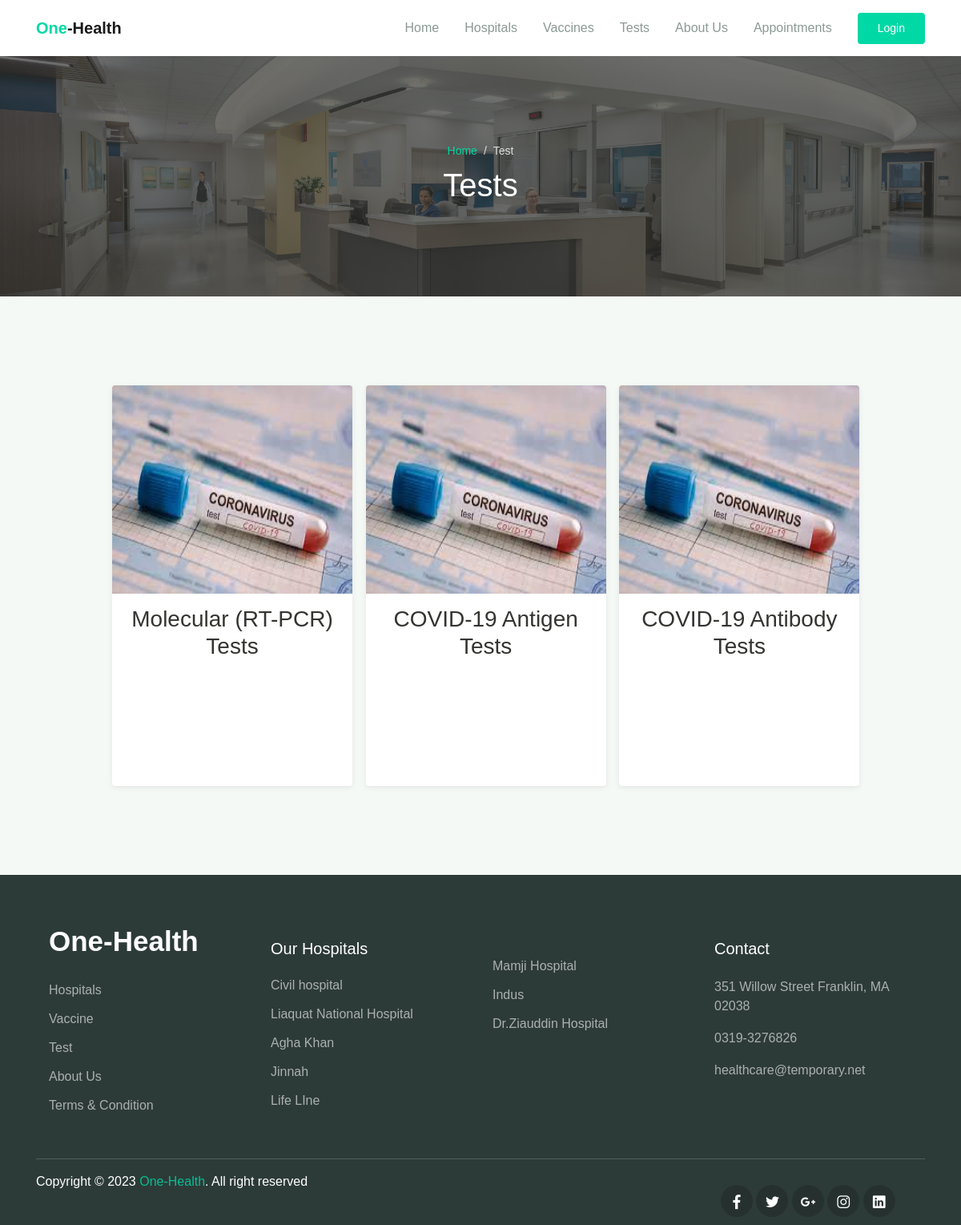
Screenshot of /User/test.php with the database file from the repository.
### tables this page shows
CREATE TABLE `test` (
  `T_id` int(11) NOT NULL,
  `Test_Name` varchar(250) NOT NULL,
  `T_img` int(200) NOT NULL,
  `status` int(11) NOT NULL
);

CREATE TABLE `hospital` (
  `H_id` int(11) NOT NULL,
  `U_id` int(11) NOT NULL,
  `H_name` varchar(300) NOT NULL,
  `h_img` varchar(1000) NOT NULL,
  `Contact` bigint(20) NOT NULL,
  `Details` varchar(1000) NOT NULL,
  `location` varchar(500) NOT NULL,
  `status` int(11) NOT NULL
);

### User/test.php (the view, shortened to what this page needs)
<!DOCTYPE html>
<html lang="en">
<head>
  <link rel="stylesheet" href="../assets/css/maicons.css">
  <link rel="stylesheet" href="../assets/css/bootstrap.css">
  <link rel="stylesheet" href="../assets/vendor/owl-carousel/css/owl.carousel.css">
  <link rel="stylesheet" href="../assets/vendor/animate/animate.css">
  <link rel="stylesheet" href="../assets/css/theme.css">
</head>
<body>
  <?php
include('navbar.php')
  ?>
  <div class="page-banner overlay-dark bg-image" style="background-image: url(../assets/img/HOME.jpg);">
    <div class="banner-section">
      <div class="container text-center wow fadeInUp">
        <nav aria-label="Breadcrumb">
          <ol class="breadcrumb breadcrumb-dark bg-transparent justify-content-center py-0 mb-2">
            <li class="breadcrumb-item"><a href="index.php">Home</a></li>
            <li class="breadcrumb-item active" aria-current="page">Test</li>
          </ol>
        </nav>
        <h1 class="font-weight-normal">Tests</h1>
      </div>
    </div>
  </div>
  <div class="page-section bg-light">
    <div class="container">
      <div class="row justify-content-center">
        <div class="col-lg-10">
          <div class="row">
          <?php
                  $q="select * from test where status=0";
                  $res=mysqli_query($con,$q);
                  while($data=mysqli_fetch_assoc($res)){
                  ?>
            <div class="col-md-6 col-lg-4 py-3 wow zoomIn">
              <div class="card-doctor">
                <div class="header">
                  <img  style="height: 260px;width: 300px;" src="../ADMIN/img/corona.jfif" alt="">
                </div>
                <div class="body">
                <center><h3><?php echo $data['Test_Name']?></h3> </center>
                </div>
              </div>
            </div>
            <?php
                  }
               ?>
          </div>
        </div>
      </div>
    </div>
  </div>
  <?php
include('footer.php')
?>
</body>

### User/footer.php (shortened to what this page needs)
<!DOCTYPE html>
<html lang="en">
<head>
  <link rel="stylesheet" href="../assets/css/maicons.css">
  <link rel="stylesheet" href="../assets/css/bootstrap.css">
  <link rel="stylesheet" href="../assets/vendor/owl-carousel/css/owl.carousel.css">
  <link rel="stylesheet" href="../assets/vendor/animate/animate.css">
  <link rel="stylesheet" href="../assets/css/theme.css">
</head>
<body>
<footer class="page-footer">
    <div class="container">
      <div class="row px-md-3">
        <div class="col-sm-6 col-lg-3 py-3">
        <ul class="footer-menu">
        <h5><a class="navbar-brand" href="index.php"><span class="text-primary1 " style= "font-size: 35px">One-Health</a></span></h5>
            <li><a href="hospital.php">Hospitals  </a></li>
            <li><a href="vaccine.php">Vaccine</a></li>
            <li><a href="test.php">Test</a></li>
            <li><a href="about.php">About Us</a></li>
            <li><a href="terms&co.php">Terms & Condition</a></li>
          </ul>
        </div>
        <div class="col-md-6 col-lg-3 py-3">
          <br>
    <h5>Our Hospitals</h5>
    <ul class="footer-menu">
        <?php
        $q = "select * from hospital where status=0";
        $res = mysqli_query($con, $q);
        $count = 0;
        while ($data = mysqli_fetch_assoc($res)) {
            if ($count % 5 == 0 && $count != 0) {
                echo '</ul></div><div class="col-md-6 col-lg-3 py-3"><br><h5></h5><ul class="footer-menu">';
            }
            ?>
            <li><a href="hosinfo.php?id=<?php echo $data['H_id'] ?>"><?php echo $data['H_name'] ?></a></li>
            <?php
            $count++;
        }
        ?>
    </ul>
</div>
<div class="col-sm-6 col-lg-3 py-3">
  <br>
          <h5>Contact</h5>
          <p class="footer-link mt-2">351 Willow Street Franklin, MA 02038</p>
          <a href="#" class="footer-link">0319-3276826</a>
          <a href="#" class="footer-link">healthcare@temporary.net</a>
</div>
      </div>
<hr>
      <div class="row">
      <div class="col-lg-9">
      <p id="copyright">Copyright &copy; 2023 <a href="index.php" target="_blank">One-Health</a>. All right reserved</p>
      </div>
<div class="col-lg-3">
          <div class="footer-sosmed mt-3">
            <a href="#" target="_blank"><span class="mai-logo-facebook-f"></span></a>
            <a href="#" target="_blank"><span class="mai-logo-twitter"></span></a>
            <a href="#" target="_blank"><span class="mai-logo-google-plus-g"></span></a>
            <a href="#" target="_blank"><span class="mai-logo-instagram"></span></a>
            <a href="#" target="_blank"><span class="mai-logo-linkedin"></span></a>
          </div>
</div>
    </div>
    </div>
  </footer>
</body>
</html>

### assets/css/theme.css (style rules this page uses)
:root { --primary: #00D9A5; --accent: #FF3D85; --secondary: #4E5AFE; --warning: #EED818; --info: #05B4E1; --danger: #FF4943; --success: #96C93D; --dark: #343531; --light: #F5F9F6; --cs: #596261; --grey: #6E807A; }
body { font-family: "Source Sans Pro", sans-serif; line-height: 1.5; color: #343531; }
a { color: #07be94; text-decoration: none; background-color: transparent; }
.bg-light { background-color: #F5F9F6 !important; }
.text-primary1 { color: #ffffff !important; }
.breadcrumb { background-color: #f8f9fa; }
.breadcrumb-dark .breadcrumb-item a { color: #00D9A5; }
.breadcrumb-dark .breadcrumb-item + .breadcrumb-item::before { display: inline-block; padding-right: 0.5rem; color: rgba(255, 255, 255, 0.8); content: "/"; }
.breadcrumb-dark .breadcrumb-item.active { color: rgba(255, 255, 255, 0.8); }
.navbar-brand { font-weight: 600; padding-top: 10px; padding-bottom: 10px; }
.bg-image { position: relative; background-position: center center; background-size: cover; background-repeat: no-repeat; }
.bg-image > * { position: relative; z-index: 10; }
.page-section { position: relative; padding-top: 80px; padding-bottom: 80px; overflow: hidden; }
.page-banner { position: relative; height: 300px; z-index: 10; }
.page-hero.overlay-dark::before, .page-banner.overlay-dark::before { content: ""; position: absolute; top: 0; left: 0; width: 100%; height: 100%; background: rgba(52, 53, 49, 0.7); z-index: 1; }
.page-banner .breadcrumb-item, .page-banner .breadcrumb-item a { font-size: 14px; }
.hero-section, .banner-section { position: relative; display: -ms-flexbox; display: flex; -ms-flex-align: center; align-items: center; -ms-flex-pack: center; justify-content: center; height: 100%; color: #ffffff; z-index: 10; }
.card-doctor { display: block; margin: 15px auto; width: 300px; height: 500px; max-width: 1000px; background-color: #fff; border-radius: 4px; box-shadow: 0 2px 6px rgba(154, 159, 151, 0.2); overflow: hidden; }
.card-doctor .header { position: relative; width: 100%; height: 260px; overflow: hidden; }
.card-doctor .header::before { content: ''; position: absolute; top: 0; left: 0; width: 100%; height: 100%; background-color: rgba(52, 53, 49, 0.36); opacity: 0; transition: opacity .2s linear; }
.card-doctor .header img { width: 100%; }
.card-doctor .body { padding: 15px 20px; }
.page-footer { position: relative; display: block; padding-top: 40px; padding-bottom: 10px; background-color: #2D3B38; color: #fff; }
.page-footer h5 { font-weight: 500; margin-bottom: 16px; }
.page-footer hr { border-color: #4F5E5B; }
.footer-menu { position: relative; list-style: none; padding-left: 0; }
.footer-menu a, .footer-link { display: inline-block; padding-top: 6px; padding-bottom: 6px; color: rgba(255, 255, 255, 0.6); transition: all .2s ease; }
.footer-link { padding: 0; margin-bottom: 16px; }
.footer-sosmed a { display: inline-block; width: 40px; height: 40px; line-height: 42px; border-radius: 50%; text-align: center; font-size: 18px; background-color: #26312F; color: #ffff; transition: all .2s ease; }

### rows the page displays
test: Test_Name "Molecular (RT-PCR) Tests"
test: Test_Name "COVID-19 Antigen Tests"
test: Test_Name "COVID-19 Antibody Tests"
hospital: H_name "Civil hospital"
hospital: H_name "Liaquat National Hospital"
hospital: H_name "Agha Khan"
hospital: H_name "Jinnah"
hospital: H_name "Life LIne"
hospital: H_name "Mamji Hospital"
hospital: H_name "Indus"
hospital: H_name "Dr.Ziauddin Hospital"
